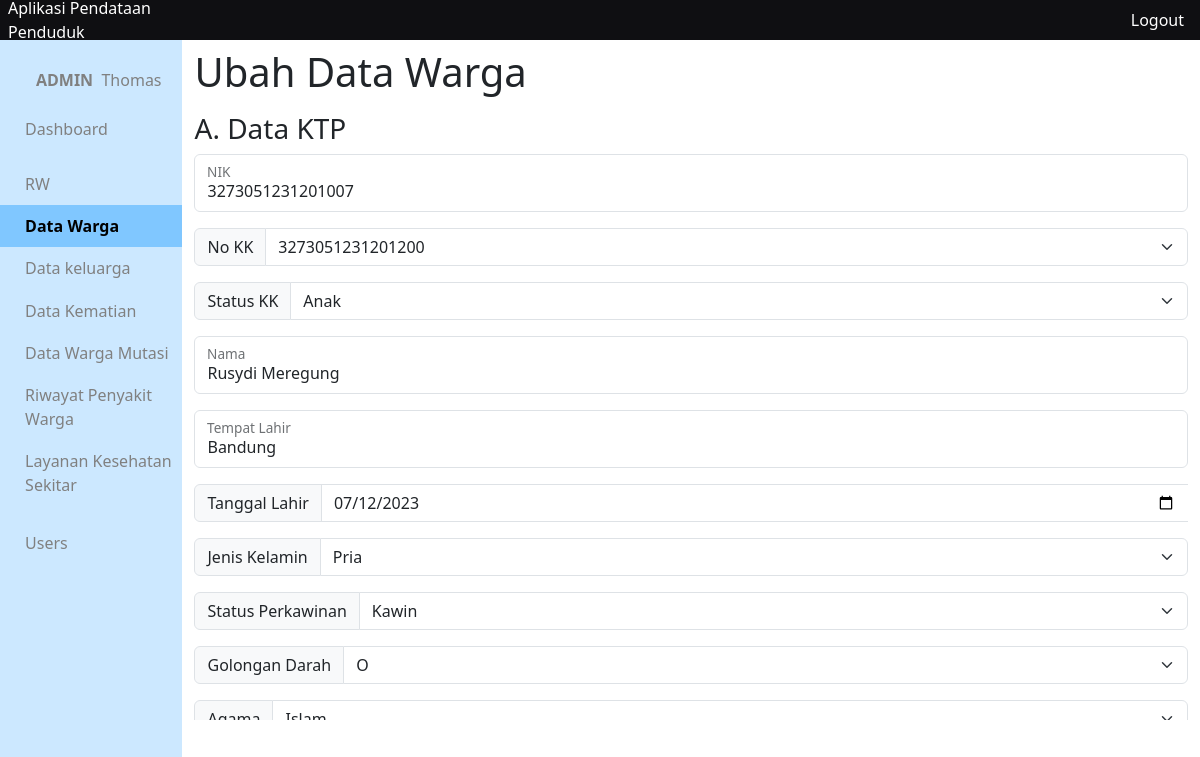
/app/views/warga/ubah.php?nik=3273051231201007 (signed in), run on the app's committed database.
### tables this page shows
CREATE TABLE `warga` (
  `nik_warga` varchar(16) NOT NULL,
  `no_kk` varchar(16) DEFAULT NULL,
  `status_kk` varchar(50) DEFAULT NULL,
  `nama_warga` varchar(300) DEFAULT NULL,
  `tempat_lahir` varchar(300) DEFAULT NULL,
  `tanggal_lahir` date DEFAULT NULL,
  `alamat_ktp` varchar(300) DEFAULT NULL,
  `alamat_tinggal` varchar(300) DEFAULT NULL,
  `no_rt` int(10) DEFAULT NULL,
  `no_rw` int(10) DEFAULT NULL,
  `agama` varchar(50) DEFAULT NULL,
  `pendidikan_terakhir` varchar(20) DEFAULT NULL,
  `pekerjaan` varchar(200) DEFAULT NULL,
  `jenis_kelamin` char(1) DEFAULT NULL,
  `status_perkawinan` varchar(15) DEFAULT NULL,
  `status_warga` varchar(10) DEFAULT NULL,
  `status_kehidupan` varchar(10) DEFAULT NULL,
  `kewarganegaraan` varchar(10) DEFAULT NULL,
  `gol_darah` char(2) DEFAULT NULL,
  `kontak` varchar(15) DEFAULT NULL,
  `id_adder` int(10) DEFAULT NULL,
  `id_updater` int(10) DEFAULT NULL,
  `created_at` timestamp NULL DEFAULT current_timestamp(),
  `updated_at` timestamp NULL DEFAULT current_timestamp()
);

CREATE TABLE `keluarga` (
  `no_kk` varchar(16) NOT NULL,
  `nik_kepala_kk` varchar(16) DEFAULT NULL,
  `alamat_kk` varchar(300) DEFAULT NULL,
  `kecamatan_kk` varchar(300) DEFAULT NULL,
  `kelurahan_kk` varchar(300) DEFAULT NULL,
  `no_rw_kk` int(10) DEFAULT NULL,
  `no_rt_kk` int(10) DEFAULT NULL,
  `id_adder` int(10) DEFAULT NULL,
  `id_updater` int(10) DEFAULT NULL,
  `created_at` timestamp NULL DEFAULT current_timestamp(),
  `updated_at` timestamp NULL DEFAULT current_timestamp()
);

### app/functions/warga/function-crud.php (called while the page is built, shortened)
<?php
require_once __DIR__."/../main-function.php";
function cariWargaByNIK($keyword){
	$query = "SELECT * FROM warga WHERE nik_warga = $keyword";
	return query($query)[0];
}
?>

### app/functions/main-function.php (called while the page is built, shortened)
<?php
$conn = mysqli_connect("localhost", "root", '', "data_penduduk");
function query($query)
{
	global $conn;
	$result = mysqli_query($conn, $query);
	$rows = [];
		while( $row = mysqli_fetch_assoc($result) ) {
			$rows[] = $row;
		}
	return $rows;
}

### app/functions/keluarga/function-crud.php (called while the page is built, shortened)
<?php
require_once __DIR__.'/../main-function.php';
function getAllKeluarga(){
	$query = "SELECT * FROM keluarga";
	return query($query);
}
 ?>

### app/views/warga/ubah.php (the view, shortened to what this page needs)
<?php include_once '../layouts/header.php' ?>
<?php include_once '../layouts/side-bar.php' ?>
<?php require_once "../../functions/warga/function-crud.php" ?>
<?php require_once "../../functions/keluarga/function-crud.php" ?>
<?php require_once "../../functions/rt/function-crud.php" ?>
<?php require_once "../../functions/rw/function-crud.php" ?>
<?php $warga_ubah = cariWargaByNIK($_GET['nik']); ?>
<?php $kk = getAllKeluarga(); ?>
<div class="container">
	<h1 class="mb-3 mt-2">Ubah Data Warga</h1>
	<div class="from-wrapper overflow-auto overflow-x-hidden" style="height: 80%; width: 100%;">
		<form action="../../functions/warga/ubah.php" method="post" class="form-ubah-warga" id="form-ubah">
			<h3>A. Data KTP</h3>
			<div class="form-floating mb-3">
				<input type="number" class="form-control" placeholder="nama" name="nik" required value="<?= $warga_ubah['nik_warga'] ?>" readonly>
				<label for="floatingInputDisabled">NIK</label>
			</div>
			<div class="input-group mb-3">
			  <label class="input-group-text" for="inputGroupSelect01">No KK</label>
			  <select class="form-select" id="inputGroupSelect01" name="no_kk">
			  	<?php foreach ($kk as $k) : ?>
			   		<option value="<?= $k['no_kk'] ?>" <?= ($k['no_kk'] == $warga_ubah['no_kk']) ? 'selected' : '' ?> > <?= $k['no_kk'] ?> </option>
			  	<?php endforeach ?>
			  </select>
			</div>
			<div class="input-group mb-3">
			  <label class="input-group-text" for="inputGroupSelect01">Status KK</label>
			  <select class="form-select" id="inputGroupSelect01" name="status_kk">
			   <option value="Anak" <?= ($warga_ubah['status_kk'] == 'Anak') ? 'selected' : '' ?> >Anak</option>
			  </select>
			</div>
			<div class="form-floating mb-3">
				<input type="text" class="form-control" placeholder="nama" name="nama" required value="<?= $warga_ubah['nama_warga'] ?>">
				<label for="floatingInputDisabled">Nama</label>
			</div>
			<div class="form-floating mb-3">
				<input type="text" class="form-control" placeholder="nama" name="tempat_lahir" required value="<?= $warga_ubah['tempat_lahir'] ?>">
				<label for="floatingInputDisabled">Tempat Lahir</label>
			</div>
			<div class="input-group date mb-3" data-provide="datepicker">
				<span class="input-group-text" id="inputGroup-sizing-default">Tanggal Lahir</span>
			    <input type="date" class="form-control" placeholder="Tanggal Lahir" name="tanggal_lahir" value="<?= $warga_ubah['tanggal_lahir'] ?>">
			</div>
			<div class="input-group mb-3">
			  <label class="input-group-text" for="inputGroupSelect01">Jenis Kelamin</label>
			  <select class="form-select" id="inputGroupSelect01" name="jenis_kelamin">
			   <option value="L" <?= ($warga_ubah['jenis_kelamin'] == 'L') ? 'selected' : '' ?> >Pria</option>
			  </select>
			</div>
			<div class="input-group mb-3">
			  <label class="input-group-text" for="inputGroupSelect01">Status Perkawinan</label>
			  <select class="form-select" id="inputGroupSelect01" name="status_perkawinan">
			   <option value="Kawin" <?= ($warga_ubah['status_perkawinan'] == 'Kawin') ? 'selected' : '' ?> >Kawin</option>
			  </select>
			</div>
			<div class="input-group mb-3">
			  <label class="input-group-text" for="inputGroupSelect01">Golongan Darah</label>
			  <select class="form-select" id="inputGroupSelect01" name="gol_dar">
			   <option value="O" <?= ($warga_ubah['gol_darah'] == 'O') ? 'selected' : '' ?>>O</option>
			  </select>
			</div>
			<div class="input-group mb-3">
			  <label class="input-group-text" for="inputGroupSelect01">Agama</label>
			  <select class="form-select" id="inputGroupSelect01" name="agama">
			    <option value="Islam" <?= ($warga_ubah['agama'] == 'Islam') ? 'selected' : '' ?> >Islam</option>
			  </select>
			</div>
		</form>
	</div>
</div>
<?php include_once '../layouts/footer.php' ?>

### app/css/colors.css (style rules this page uses)
:root { --pink: #ecc6b3; --docks: #42506B; --haze: #C6CEFF; --fairy: #45E3FF; --rang1: #CCE8FF; --rang2: #B3DDFF; --rang3: #99D2FF; --rang4: #80C7FF; }

### app/css/style.css (style rules this page uses)
* { margin: 0; padding: 0; }
body { width: 100vw; height: 100vh; }

### data on the page
warga: nik "3273051231201007", no_kk "3273051231201200", status_kk "Anak", nama "Rusydi Meregung", tempat_lahir "Bandung", tanggal_lahir "07/12/2023", jenis_kelamin "Pria", status_perkawinan "Kawin", gol_dar "O", agama "Islam"

### other printed values
$_SESSION['level'] "ADMIN"
$_SESSION['nama'] "Thomas"
